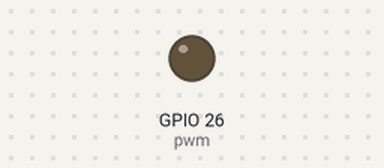
Recording of a program running on a simulated ESP32 board running MicroPython. Parts: output pins drawn as LEDs (lit = HIGH).

Above: at 0.15 s.
Timing chart, 0 to 1.6 s (numbered marks = the images above):
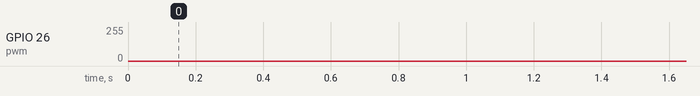

The program:

step1_breathing.py
```python
import time                               # 시간 기능
from machine import Pin, PWM              # 핀과 PWM 기능

pwm = PWM(Pin(26, Pin.OUT), 10000)        # IO26을 PWM으로, 1초에 10000번

try:
    while True:
        for i in range(0, 1023):          # 0 → 1022 까지 커지며
            pwm.duty(i)                   # 점점 밝아짐
            time.sleep_ms(1)              # 1밀리초 기다리기

        for i in range(0, 1023):
            pwm.duty(1023 - i)            # 1023 → 1 까지 작아지며 어두워짐
            time.sleep_ms(1)
except:
    pwm.deinit()                          # 멈출 때 PWM 정리하기
```
